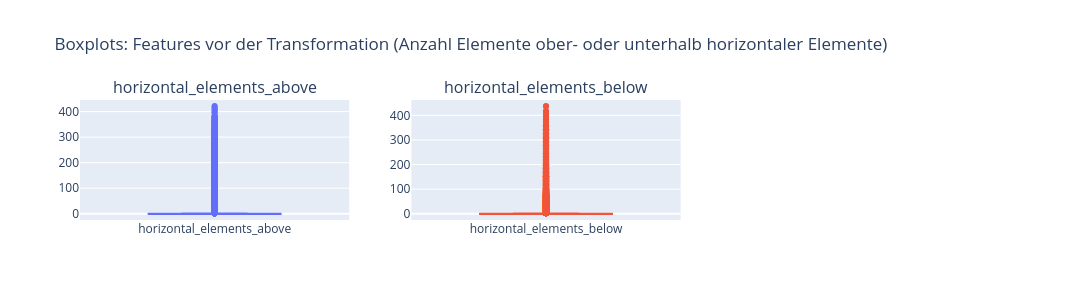

Notebook code for this chart:
### Code cell
# shows boxplots of rayscasting features before deskewing
plot_float_boxplots(df, RAY_KEYS, title="Boxplots: Features vor der Transformation (Anzahl Elemente ober- oder unterhalb horizontaler Elemente)")

### Figure 1 — Plotly figure (JSON) as saved in the notebook; plotly's stock layout.template omitted (floating-point values rounded to 4 significant figures; data arrays with more than 128 entries replaced by an {"elided": "..."} marker saying what was removed)
{"data": [{"name": "horizontal_elements_above", "showlegend": false, "type": "box", "xaxis": "x", "y": {"elided": "43363 float values"}, "yaxis": "y"}, {"name": "horizontal_elements_below", "showlegend": false, "type": "box", "xaxis": "x2", "y": {"elided": "43363 float values"}, "yaxis": "y2"}], "layout": {"annotations": [{"font": {"size": 16}, "showarrow": false, "text": "horizontal_elements_above", "x": 0.1444, "xanchor": "center", "xref": "paper", "y": 1, "yanchor": "bottom", "yref": "paper"}, {"font": {"size": 16}, "showarrow": false, "text": "horizontal_elements_below", "x": 0.5, "xanchor": "center", "xref": "paper", "y": 1, "yanchor": "bottom", "yref": "paper"}], "height": 300, "title": {"text": "Boxplots: Features vor der Transformation (Anzahl Elemente ober- oder unterhalb horizontaler Elemente)"}, "width": 1400, "xaxis": {"anchor": "y", "domain": [0, 0.2889]}, "xaxis2": {"anchor": "y2", "domain": [0.3556, 0.6444]}, "xaxis3": {"anchor": "y3", "domain": [0.7111, 1]}, "yaxis": {"anchor": "x", "domain": [0, 1]}, "yaxis2": {"anchor": "x2", "domain": [0, 1]}, "yaxis3": {"anchor": "x3", "domain": [0, 1]}}}
